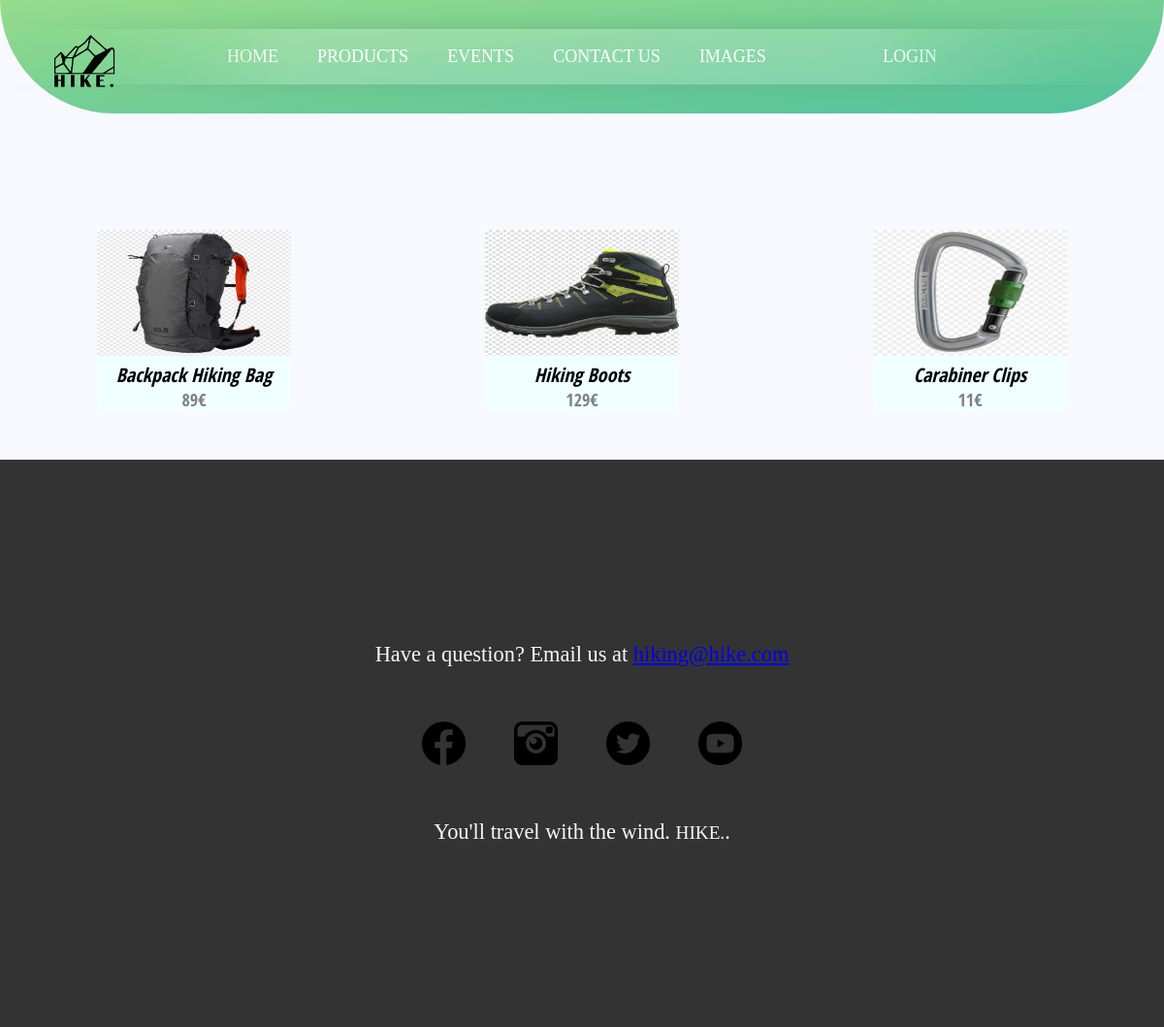
The page /store.php on the database its author committed.
### tables this page shows
CREATE TABLE `products` (
  `id` int(5) NOT NULL,
  `name` varchar(50) NOT NULL,
  `price` int(20) NOT NULL,
  `image` varchar(255) NOT NULL
);

### model.php (called while the page is built, shortened)
<?php
Class Model{
    private $server = "localhost";
    private $username="root";
private $password;
    private $db = "hikedb";
    private $conn;
    public function __construct(){
        try{
    $this->conn = new mysqli($this->server,$this->username,$this->password, $this->db);
}catch (Exception $e){
    echo "connection failed" . $e->getMessage();
}
    }
public function fetchproducts(){
    $data=null;
    $query="SELECT
    *
FROM
    products
ORDER BY id ASC
LIMIT 3;";
    if($sql=$this->conn->query($query)){
        while($row=mysqli_fetch_assoc($sql)){
            $data[]=$row;
        }
    }
    return $data;
}
}
?>

### store.php (the view, shortened to what this page needs)
<!DOCTYPE html>
<html lang="en" dir="ltr">
  <head>
    <link rel="stylesheet" href="css/store.css">
  </head>
  <body>
<header class="header">
<?php include("navbar.php") ?>
</header>
<main>
<?php
$model= new Model();
 $rows= $model->fetchproducts();
 if(!empty($rows)){
    foreach($rows as $row){
?>
  <div class="storeallboxes">
    <div class="first">
      <img src="<?php echo $row['image']; ?>" alt="" width="200px" height="130px">
    </div>
  <div class="second">
    <p><?php echo $row['name']; ?></p>
  </div>
  <div class="price">
    <p><?php echo $row['price']; ?>&euro;</p>
  </div>
  </div>
<?php
                    }
                }else{
                    echo "THERE IS NO PRODUCT REGISTRED...";
                }
			?>
</main>
    <footer class="footer">
       <div>
    Have a question? Email us at
    <a href="mailto:example@example.com">hiking@hike.com</a>
</div>
<div>
    <a class="social" href="#"><img src="img/fb.png"></a>
    <a class="social" href="#"><img src="img/ig.png"></a>
    <a class="social" href="#"><img src="img/tw.png"></a>
    <a class="social" href="#"><img src="img/yt.png"></a>
</div>
<div>
    You'll travel with the wind. <span class="name">HIKE.</span>.
</div>
    </footer>
  </body>
</html>

### css/store.css (style rules this page uses)
* { padding: 0; margin: 0; }
body { background-color: #F8F8FF; }
.header { position: relative; margin-bottom: 120px; background-image: linear-gradient(to right bottom, rgba(126, 213, 111, 0.8), rgba(40, 180, 133, 0.8)); background-size: cover; background-position: center; border-bottom-left-radius: 120px; border-bottom-right-radius: 120px; }
main { display: flex; margin-bottom:50px; flex-direction: row; align-items: center; justify-content: space-around; }
.storeallboxes { border: 0px solid black; border-radius: 10px; background-color:azure; display: flex; flex-direction: column; align-items: center; justify-content: space-around; font-family: 'Open Sans Condensed', sans-serif; color: black; font-size: 20px; cursor: auto; font-style: italic; font-weight: 500; }
.price p { font-size: 18px; color: gray; font-style: normal; font-weight: normal; }
.footer { background-color: #333; padding: 10rem 0; font-size: 1.4rem; color: #f7f7f7; }
body > footer div { margin: auto; width: 50%; text-align: center; padding: 1.25em 0px; }
body > footer .social { padding: 0em 1em; }
body > footer .social img { vertical-align: middle; height: 2em; }
body > footer .name { font-size: 1.2rem; }

### rows shown on the page
products: image (picture), name "Backpack Hiking Bag", price "89"
products: image (picture), name "Hiking Boots", price "129"
products: image (picture), name "Carabiner Clips", price "11"
